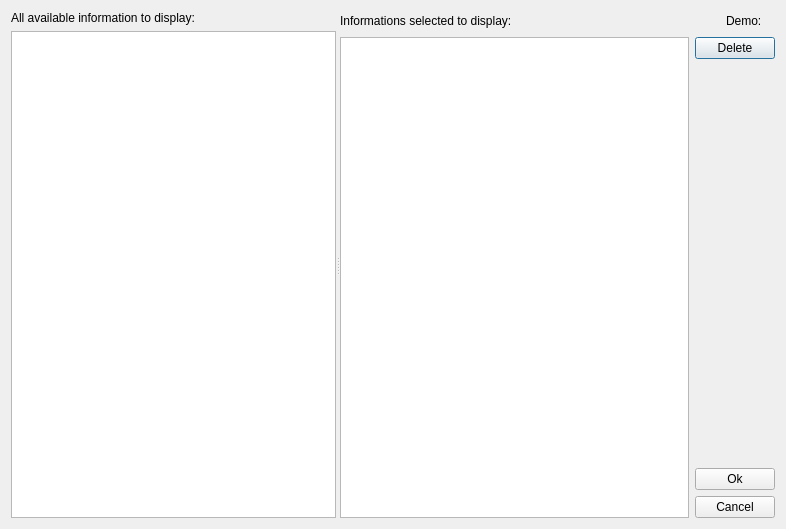
<?xml version="1.0" encoding="UTF-8"?>
<ui version="4.0">
 <class>DisplaySettings</class>
 <widget class="QDialog" name="DisplaySettings">
  <property name="geometry">
   <rect>
    <x>0</x>
    <y>0</y>
    <width>786</width>
    <height>529</height>
   </rect>
  </property>
  <property name="windowTitle">
   <string>Displayed settings of table</string>
  </property>
  <layout class="QVBoxLayout" name="verticalLayout_2">
   <item>
    <widget class="QSplitter" name="splitter">
     <property name="orientation">
      <enum>Qt::Horizontal</enum>
     </property>
     <widget class="QWidget" name="layoutWidget">
      <layout class="QVBoxLayout" name="verticalLayout_3">
       <item>
        <widget class="QLabel" name="label">
         <property name="text">
          <string>All available information to display:</string>
         </property>
        </widget>
       </item>
       <item>
        <widget class="QTreeView" name="treeView">
         <property name="toolTip">
          <string>Click to add</string>
         </property>
         <attribute name="headerVisible">
          <bool>false</bool>
         </attribute>
        </widget>
       </item>
      </layout>
     </widget>
     <widget class="QWidget" name="">
      <layout class="QGridLayout" name="gridLayout">
       <item row="0" column="0" colspan="2">
        <layout class="QHBoxLayout" name="horizontalLayout">
         <item>
          <widget class="QLabel" name="label_2">
           <property name="statusTip">
            <string/>
           </property>
           <property name="text">
            <string>Informations selected to display:</string>
           </property>
          </widget>
         </item>
         <item>
          <spacer name="horizontalSpacer">
           <property name="orientation">
            <enum>Qt::Horizontal</enum>
           </property>
           <property name="sizeHint" stdset="0">
            <size>
             <width>40</width>
             <height>20</height>
            </size>
           </property>
          </spacer>
         </item>
         <item>
          <widget class="QLabel" name="label_3">
           <property name="text">
            <string>Demo:</string>
           </property>
          </widget>
         </item>
         <item>
          <widget class="ClickedLableGif" name="label_6">
           <property name="toolTip">
            <string>Brief example</string>
           </property>
           <property name="text">
            <string/>
           </property>
           <property name="alignment">
            <set>Qt::AlignCenter</set>
           </property>
          </widget>
         </item>
        </layout>
       </item>
       <item row="1" column="0">
        <widget class="QListWidget" name="listWidget">
         <property name="acceptDrops">
          <bool>true</bool>
         </property>
         <property name="toolTip">
          <string>try to drag to reorder</string>
         </property>
         <property name="tabKeyNavigation">
          <bool>true</bool>
         </property>
         <property name="dragEnabled">
          <bool>true</bool>
         </property>
         <property name="dragDropOverwriteMode">
          <bool>false</bool>
         </property>
         <property name="dragDropMode">
          <enum>QAbstractItemView::InternalMove</enum>
         </property>
         <property name="defaultDropAction">
          <enum>Qt::MoveAction</enum>
         </property>
         <property name="alternatingRowColors">
          <bool>true</bool>
         </property>
         <property name="selectionMode">
          <enum>QAbstractItemView::ExtendedSelection</enum>
         </property>
         <property name="selectionRectVisible">
          <bool>false</bool>
         </property>
        </widget>
       </item>
       <item row="1" column="1">
        <layout class="QVBoxLayout" name="verticalLayout">
         <item>
          <widget class="QPushButton" name="pushButton_del">
           <property name="toolTip">
            <string>Delete selected item(s)</string>
           </property>
           <property name="text">
            <string>Delete</string>
           </property>
           <property name="icon">
            <iconset resource="../myRes.qrc">
             <normaloff>:/picture/resourses/delete.png</normaloff>:/picture/resourses/delete.png</iconset>
           </property>
          </widget>
         </item>
         <item>
          <spacer name="verticalSpacer">
           <property name="orientation">
            <enum>Qt::Vertical</enum>
           </property>
           <property name="sizeHint" stdset="0">
            <size>
             <width>20</width>
             <height>40</height>
            </size>
           </property>
          </spacer>
         </item>
         <item>
          <widget class="QPushButton" name="pushButton">
           <property name="text">
            <string>Ok</string>
           </property>
           <property name="icon">
            <iconset resource="../myRes.qrc">
             <normaloff>:/picture/resourses/btn_ok.png</normaloff>:/picture/resourses/btn_ok.png</iconset>
           </property>
          </widget>
         </item>
         <item>
          <widget class="QPushButton" name="pushButton_2">
           <property name="text">
            <string>Cancel</string>
           </property>
           <property name="icon">
            <iconset resource="../myRes.qrc">
             <normaloff>:/picture/resourses/btn_close.png</normaloff>:/picture/resourses/btn_close.png</iconset>
           </property>
          </widget>
         </item>
        </layout>
       </item>
      </layout>
     </widget>
    </widget>
   </item>
  </layout>
 </widget>
 <customwidgets>
  <customwidget>
   <class>ClickedLableGif</class>
   <extends>QLabel</extends>
   <header>src.CustomWidget.h</header>
  </customwidget>
 </customwidgets>
 <resources>
  <include location="../myRes.qrc"/>
 </resources>
 <connections/>
</ui>
